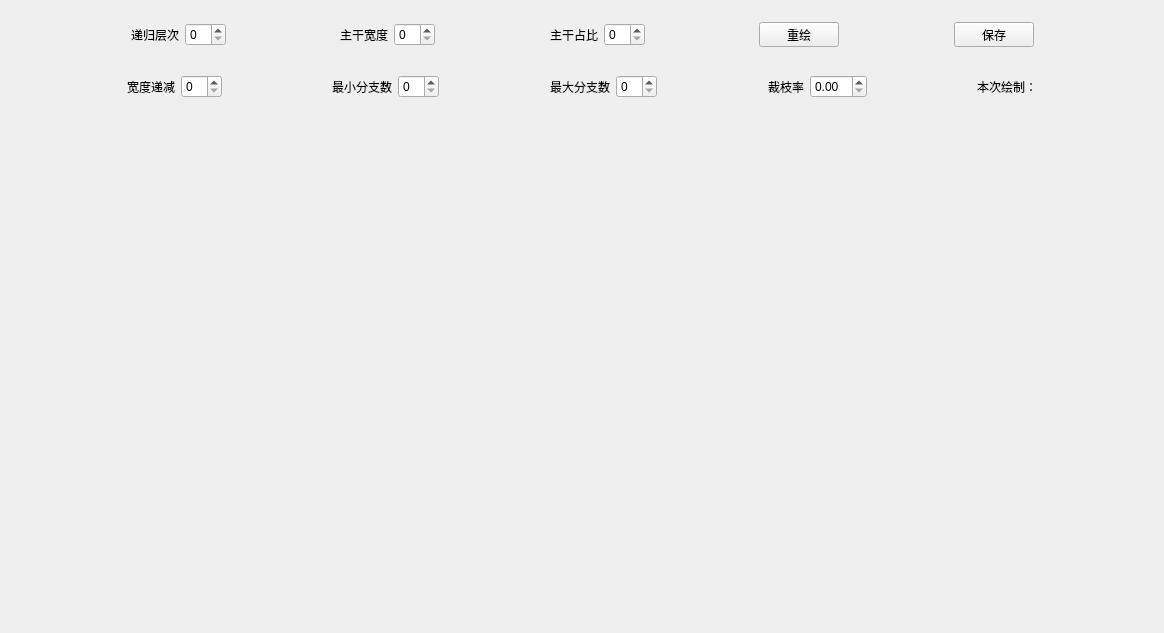
<?xml version="1.0" encoding="UTF-8"?>
<ui version="4.0">
 <class>Widget</class>
 <widget class="QWidget" name="Widget">
  <property name="geometry">
   <rect>
    <x>0</x>
    <y>0</y>
    <width>1164</width>
    <height>633</height>
   </rect>
  </property>
  <property name="windowTitle">
   <string>Widget</string>
  </property>
  <layout class="QVBoxLayout" name="verticalLayout">
   <property name="spacing">
    <number>7</number>
   </property>
   <property name="leftMargin">
    <number>0</number>
   </property>
   <property name="topMargin">
    <number>0</number>
   </property>
   <property name="rightMargin">
    <number>0</number>
   </property>
   <property name="bottomMargin">
    <number>0</number>
   </property>
   <item>
    <widget class="QWidget" name="widgetControlArea" native="true">
     <property name="maximumSize">
      <size>
       <width>16777215</width>
       <height>120</height>
      </size>
     </property>
     <property name="autoFillBackground">
      <bool>false</bool>
     </property>
     <layout class="QVBoxLayout" name="verticalLayout_2">
      <item>
       <widget class="QWidget" name="widgetCtrlFrist" native="true">
        <layout class="QHBoxLayout" name="horizontalLayout">
         <item>
          <spacer name="horizontalSpacer">
           <property name="orientation">
            <enum>Qt::Horizontal</enum>
           </property>
           <property name="sizeHint" stdset="0">
            <size>
             <width>85</width>
             <height>20</height>
            </size>
           </property>
          </spacer>
         </item>
         <item>
          <widget class="QLabel" name="labelLevel">
           <property name="text">
            <string>递归层次</string>
           </property>
          </widget>
         </item>
         <item>
          <widget class="QSpinBox" name="spinBoxLevel"/>
         </item>
         <item>
          <spacer name="horizontalSpacer_3">
           <property name="orientation">
            <enum>Qt::Horizontal</enum>
           </property>
           <property name="sizeHint" stdset="0">
            <size>
             <width>84</width>
             <height>20</height>
            </size>
           </property>
          </spacer>
         </item>
         <item>
          <widget class="QLabel" name="labelMainWidth">
           <property name="text">
            <string>主干宽度</string>
           </property>
          </widget>
         </item>
         <item>
          <widget class="QSpinBox" name="spinBoxMainWidth"/>
         </item>
         <item>
          <spacer name="horizontalSpacer_10">
           <property name="orientation">
            <enum>Qt::Horizontal</enum>
           </property>
           <property name="sizeHint" stdset="0">
            <size>
             <width>85</width>
             <height>20</height>
            </size>
           </property>
          </spacer>
         </item>
         <item>
          <widget class="QLabel" name="labelMainRate">
           <property name="text">
            <string>主干占比</string>
           </property>
          </widget>
         </item>
         <item>
          <widget class="QSpinBox" name="spinBoxMainRate"/>
         </item>
         <item>
          <spacer name="horizontalSpacer_5">
           <property name="orientation">
            <enum>Qt::Horizontal</enum>
           </property>
           <property name="sizeHint" stdset="0">
            <size>
             <width>84</width>
             <height>20</height>
            </size>
           </property>
          </spacer>
         </item>
         <item>
          <widget class="QPushButton" name="pushButtonRePaint">
           <property name="text">
            <string>重绘</string>
           </property>
          </widget>
         </item>
         <item>
          <spacer name="horizontalSpacer_2">
           <property name="orientation">
            <enum>Qt::Horizontal</enum>
           </property>
           <property name="sizeHint" stdset="0">
            <size>
             <width>40</width>
             <height>20</height>
            </size>
           </property>
          </spacer>
         </item>
         <item>
          <widget class="QPushButton" name="pushButtonSave">
           <property name="text">
            <string>保存</string>
           </property>
          </widget>
         </item>
         <item>
          <spacer name="horizontalSpacer_6">
           <property name="orientation">
            <enum>Qt::Horizontal</enum>
           </property>
           <property name="sizeHint" stdset="0">
            <size>
             <width>40</width>
             <height>20</height>
            </size>
           </property>
          </spacer>
         </item>
        </layout>
       </widget>
      </item>
      <item>
       <widget class="QWidget" name="widgetCtrlSecond" native="true">
        <layout class="QHBoxLayout" name="horizontalLayout_2">
         <item>
          <spacer name="horizontalSpacer_7">
           <property name="orientation">
            <enum>Qt::Horizontal</enum>
           </property>
           <property name="sizeHint" stdset="0">
            <size>
             <width>78</width>
             <height>20</height>
            </size>
           </property>
          </spacer>
         </item>
         <item>
          <widget class="QLabel" name="labelWidthSub">
           <property name="text">
            <string>宽度递减</string>
           </property>
          </widget>
         </item>
         <item>
          <widget class="QSpinBox" name="spinBoxWidthSub"/>
         </item>
         <item>
          <spacer name="horizontalSpacer_8">
           <property name="orientation">
            <enum>Qt::Horizontal</enum>
           </property>
           <property name="sizeHint" stdset="0">
            <size>
             <width>77</width>
             <height>20</height>
            </size>
           </property>
          </spacer>
         </item>
         <item>
          <widget class="QLabel" name="labelMinBranch">
           <property name="text">
            <string>最小分支数</string>
           </property>
          </widget>
         </item>
         <item>
          <widget class="QSpinBox" name="spinBoxMinBranch"/>
         </item>
         <item>
          <spacer name="horizontalSpacer_9">
           <property name="orientation">
            <enum>Qt::Horizontal</enum>
           </property>
           <property name="sizeHint" stdset="0">
            <size>
             <width>78</width>
             <height>20</height>
            </size>
           </property>
          </spacer>
         </item>
         <item>
          <widget class="QLabel" name="labelMaxBranch">
           <property name="text">
            <string>最大分支数</string>
           </property>
          </widget>
         </item>
         <item>
          <widget class="QSpinBox" name="spinBoxMaxBranch"/>
         </item>
         <item>
          <spacer name="horizontalSpacer_4">
           <property name="orientation">
            <enum>Qt::Horizontal</enum>
           </property>
           <property name="sizeHint" stdset="0">
            <size>
             <width>78</width>
             <height>20</height>
            </size>
           </property>
          </spacer>
         </item>
         <item>
          <widget class="QLabel" name="labelPruneRate">
           <property name="text">
            <string>裁枝率</string>
           </property>
          </widget>
         </item>
         <item>
          <widget class="QDoubleSpinBox" name="doubleSpinBoxPruneRate"/>
         </item>
         <item>
          <spacer name="horizontalSpacer_12">
           <property name="orientation">
            <enum>Qt::Horizontal</enum>
           </property>
           <property name="sizeHint" stdset="0">
            <size>
             <width>40</width>
             <height>20</height>
            </size>
           </property>
          </spacer>
         </item>
         <item>
          <widget class="QLabel" name="labelDrawInfo">
           <property name="text">
            <string>本次绘制：</string>
           </property>
          </widget>
         </item>
         <item>
          <spacer name="horizontalSpacer_11">
           <property name="orientation">
            <enum>Qt::Horizontal</enum>
           </property>
           <property name="sizeHint" stdset="0">
            <size>
             <width>78</width>
             <height>20</height>
            </size>
           </property>
          </spacer>
         </item>
        </layout>
       </widget>
      </item>
     </layout>
    </widget>
   </item>
   <item>
    <widget class="QWidget" name="widgetPaintArea" native="true">
     <zorder>widgetControlArea</zorder>
     <zorder>widgetControlArea</zorder>
     <zorder>widgetControlArea</zorder>
    </widget>
   </item>
  </layout>
 </widget>
 <layoutdefault spacing="6" margin="11"/>
 <resources/>
 <connections/>
</ui>
